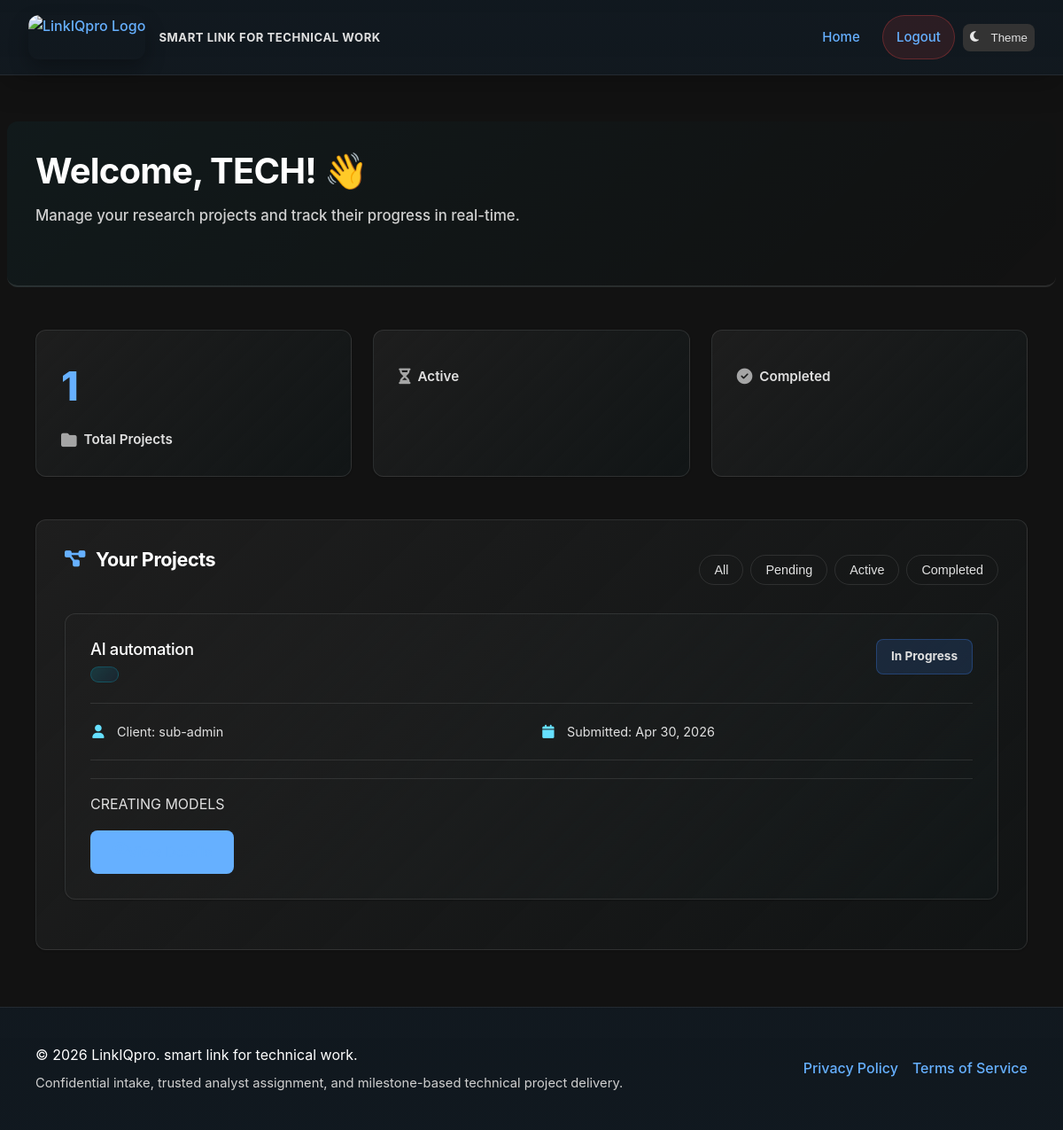
/dashboard/analyst/ (signed in), run on the app's committed database.
### apps/users/models.py (models this page shows, shortened)
class PseudonymousUser(models.Model):
    id = models.UUIDField(primary_key=True, default=uuid.uuid4, editable=False)
    alias = models.CharField(max_length=255, unique=True)
    email = models.EmailField(null=True, blank=True)  # Deprecated - kept for migration
    email_hash = models.CharField(max_length=64, null=True, blank=True, unique=True)
    password_hash = models.CharField(max_length=255, null=True, blank=True)
    magic_token = models.CharField(max_length=255, unique=True, null=True, blank=True)
    magic_token_expires = models.DateTimeField(null=True, blank=True)
    is_admin = models.BooleanField(default=False)
    is_sub_admin = models.BooleanField(default=False)
    is_analyst = models.BooleanField(default=False)
    is_active = models.BooleanField(default=True)
    is_staff = models.BooleanField(default=False)
    is_superuser = models.BooleanField(default=False)
    created_at = models.DateTimeField(auto_now_add=True)
    last_login = models.DateTimeField(null=True, blank=True)
    last_seen = models.DateTimeField(default=timezone.now)
    parent_admin = models.ForeignKey(
        'self',
        on_delete=models.SET_NULL,
        null=True,
        blank=True,
        related_name='managed_users'
    )
    class Meta:
        ordering = ['-created_at']
        db_table = 'core_pseudonymoususer'  # Keep existing table name
    @property
    def is_authenticated(self):
        return True

### apps/projects/models.py (models this page shows, shortened)
class Project(models.Model):
    STATUS_CHOICES = [
        ('submitted', 'Submitted'),
        ('accepted', 'Accepted'),
        ('in_progress', 'In Progress'),
        ('qa', 'QA Review'),
        ('completed', 'Completed'),
        ('rejected', 'Rejected'),
        ('disputed', 'Disputed'),
    ]
    STAGE_CHOICES = [
        ('proposal', 'Proposal'),
        ('data_analysis', 'Data Analysis'),
        ('literature_review', 'Literature Review'),
        ('methodology', 'Methodology'),
        ('full_project', 'Full Project'),
    ]
    SUPPORT_TYPES = [
        ('sample_size', 'Sample Size Calculation'),
        ('analysis_plan', 'Analysis Plan'),
        ('statistical_analysis', 'Statistical Analysis'),
        ('data_cleaning', 'Data Cleaning'),
        ('methodology_review', 'Methodology Review'),
        ('report_writing', 'Report Writing'),
        ('reproducible_notebook', 'Reproducible Notebook'),
        ('other', 'Other'),
    ]
    DEADLINE_RANGE_CHOICES = [
        ('1_5_days', '1 - 5 Days'),
        ('5_10_days', '5 - 10 Days'),
        ('10_20_days', '10 - 20 Days'),
        ('20_30_days', '20 - 30 Days'),
        ('1_2_months', '1 - 2 Months'),
        ('2_3_months', '2 - 3 Months'),
        ('3_plus_months', '3+ Months'),
        ('flexible', 'Flexible / No Rush'),
    ]
    BUDGET_RANGE_CHOICES = [
        ('under_100', 'Under $100'),
        ('100_250', '$100 - $250'),
        ('250_500', '$250 - $500'),
        ('500_1000', '$500 - $1,000'),
        ('1000_2500', '$1,000 - $2,500'),
        ('2500_5000', '$2,500 - $5,000'),
        ('5000_10000', '$5,000 - $10,000'),
        ('10000_plus', '$10,000+'),
        ('discuss', 'Let\'s Discuss'),
    ]
    id = models.UUIDField(primary_key=True, default=uuid.uuid4, editable=False)
    project_id = models.CharField(max_length=20, unique=True, default=generate_project_id)
    client = models.ForeignKey(
        'users.PseudonymousUser',
        on_delete=models.PROTECT,
        related_name='projects'
    )
    tenant_admin = models.ForeignKey(
        'users.PseudonymousUser',
        on_delete=models.SET_NULL,
        null=True,
        blank=True,
        related_name='tenant_projects'
    )
    assigned_analyst = models.ForeignKey(
        'users.PseudonymousUser',
        on_delete=models.SET_NULL,
        null=True, blank=True,
        related_name='assigned_projects'
    )
    title = models.CharField(max_length=500)
    description = models.TextField()
    stage = models.CharField(max_length=20, choices=STAGE_CHOICES)
    support_type = models.CharField(max_length=50, choices=SUPPORT_TYPES)
    research_area = models.CharField(max_length=255)
    sample_size = models.IntegerField(null=True, blank=True)
    preferred_methods = models.TextField(null=True, blank=True)
    deadline = models.DateField(null=True, blank=True)
    deadline_range = models.CharField(
        max_length=20,
        choices=DEADLINE_RANGE_CHOICES,
        null=True,
        blank=True,
        help_text='Expected timeline for project completion'
    )
    budget_range = models.CharField(
        max_length=20,
        choices=BUDGET_RANGE_CHOICES,
        null=True,
        blank=True,
        help_text='Expected budget range for the project'
    )
    attachment = models.FileField(
        upload_to='project_attachments/%Y/%m/%d/',
        null=True,
        blank=True,
        help_text='Optional document with additional project details'
    )
    attachment_filename = models.CharField(max_length=500, null=True, blank=True)
    status = models.CharField(max_length=20, choices=STATUS_CHOICES, default='submitted')
    confirms_lawful_use = models.BooleanField(default=False)
    confirms_data_rights = models.BooleanField(default=False)
    irb_approval_provided = models.BooleanField(default=False)
    total_price = models.DecimalField(max_digits=10, decimal_places=2, default=0)
    sub_admin_fee = models.DecimalField(max_digits=10, decimal_places=2, default=0)
    paid_amount = models.DecimalField(max_digits=10, decimal_places=2, default=0)
    released_amount = models.DecimalField(max_digits=10, decimal_places=2, default=0)
    is_active = models.BooleanField(default=True)
    created_at = models.DateTimeField(auto_now_add=True)
    updated_at = models.DateTimeField(auto_now=True)
    completed_at = models.DateTimeField(null=True, blank=True)
    class Meta:
        ordering = ['-created_at']
        db_table = 'core_project'
        indexes = [
            models.Index(fields=['project_id']),
            models.Index(fields=['client', 'status']),
            models.Index(fields=['status']),
        ]

### apps/users/views.py (the view)
# urls.py: path('dashboard/analyst/', views.analyst_dashboard, name='analyst_dashboard'),
@analyst_required
def analyst_dashboard(request):
    from apps.projects.repositories import ProjectRepository
    projects = ProjectRepository.get_analyst_projects(request.user)
    return render(request, 'core/analyst_dashboard.html', {
        'user': request.user,
        'assigned_projects': projects,
        'projects': projects,
    })

### apps/projects/repositories.py (called while the page is built)
    @staticmethod
    def get_analyst_projects(analyst) -> List[Project]:
        return list(Project.objects.filter(assigned_analyst=analyst, is_active=True).order_by('-created_at'))

### core/context_processors.py (called while the page is built)
def chat_users(request):
    if request.user.is_authenticated:
        admins = PseudonymousUser.objects.filter(is_admin=True, is_active=True)
        return {
            'chat_admins': admins,
        }
    return {}

### templates/core/analyst_dashboard.html (shortened to what this page needs)
{% extends "base.html" %}
{% block content %}
<div class="page-header">
    <h1>Welcome, {{ user.alias }}! 👋</h1>
    <p>Manage your research projects and track their progress in real-time.</p>
</div>
<div class="dashboard-stats">
    <div class="stat-card">
        <div class="stat-card-value">{{ assigned_projects|length }}</div>
        <div class="stat-card-label"><i class="fas fa-folder"></i> Total Projects</div>
    </div>
    <div class="stat-card">
        <div class="stat-card-label"><i class="fas fa-hourglass-half"></i> Active</div>
    </div>
    <div class="stat-card">
        <div class="stat-card-label"><i class="fas fa-check-circle"></i> Completed</div>
    </div>
</div>
<div class="content-card">
    <div style="display: flex; justify-content: space-between; align-items: center; margin-bottom: 1.5rem;">
        <h2><i class="fas fa-project-diagram"></i> Your Projects</h2>
        <div style="display: flex; gap: 0.5rem; flex-wrap: wrap;">
            <button class="filter-btn active" data-filter="all" style="padding: 0.5rem 1rem; border-radius: 2rem; border: 1px solid var(--border-color); background: transparent; color: var(--text-secondary); cursor: pointer; font-size: 0.9rem; transition: all 0.2s;">All</button>
            <button class="filter-btn" data-filter="pending" style="padding: 0.5rem 1rem; border-radius: 2rem; border: 1px solid var(--border-color); background: transparent; color: var(--text-secondary); cursor: pointer; font-size: 0.9rem; transition: all 0.2s;">Pending</button>
            <button class="filter-btn" data-filter="in_progress" style="padding: 0.5rem 1rem; border-radius: 2rem; border: 1px solid var(--border-color); background: transparent; color: var(--text-secondary); cursor: pointer; font-size: 0.9rem; transition: all 0.2s;">Active</button>
            <button class="filter-btn" data-filter="completed" style="padding: 0.5rem 1rem; border-radius: 2rem; border: 1px solid var(--border-color); background: transparent; color: var(--text-secondary); cursor: pointer; font-size: 0.9rem; transition: all 0.2s;">Completed</button>
        </div>
    </div>
    {% if assigned_projects %}
    <div class="activity-timeline">
        {% for project in assigned_projects %}
        <div class="project-card" data-status="{{ project.status }}">
            <div style="display: flex; justify-content: space-between; align-items: flex-start; gap: 1rem;">
                <div style="flex: 1;">
                    <h3 class="project-title" style="margin: 0 0 0.5rem 0; font-size: 1.15rem;">
                        <a href="{% url 'core:analyst_project_detail' project.project_id %}" style="color: var(--text-primary); text-decoration: none;">
                            {{ project.title }}
                        </a>
                    </h3>
                    <span class="badge badge-secondary">{{ project.get_project_type_display }}</span>
                </div>
                <span class="project-status-badge {% if project.status == 'pending' %}pending{% elif project.status == 'in_progress' %}in-progress{% elif project.status == 'completed' %}completed{% else %}on-hold{% endif %}">
                    {{ project.get_status_display }}
                </span>
            </div>
            <div class="project-meta" style="margin-top: 1rem;">
                <div class="project-meta-item">
                    <i class="fas fa-user"></i>
                    <span>Client: {{ project.client.alias }}</span>
                </div>
                <div class="project-meta-item">
                    <i class="fas fa-calendar"></i>
                    <span>Submitted: {{ project.created_at|date:"M d, Y" }}</span>
                </div>
            </div>
            <div style="margin-top: 1rem; padding-top: 1rem; border-top: 1px solid var(--border-color);">
                <p style="color: var(--text-secondary); line-height: 1.6; margin: 0 0 1rem 0;">{{ project.description|truncatewords:30 }}</p>
                <a href="{% url 'core:analyst_project_detail' project.project_id %}" class="btn btn-primary" style="display: inline-flex;">
                    <i class="fas fa-eye"></i> View Details
                </a>
            </div>
        </div>
        {% endfor %}
    </div>
    {% else %}
    <div class="empty-state">
        <i class="fas fa-folder-open"></i>
        <h3 style="font-size: 1.2rem; margin: 1rem 0 0.5rem 0;">No Projects Assigned</h3>
        <p>You don't have any projects assigned yet. New projects will appear here once assigned by your sub-admin.</p>
    </div>
    {% endif %}
</div>
{% endblock %}

### static/main.css (style rules this page uses)
:root { --text-primary: #1a1a1a; --text-secondary: #2c2c2c; --text-muted: #4a4a4a; --bg-primary: #ffffff; --bg-secondary: #f8f9fa; --bg-tertiary: #f1f3f5; --accent-primary: #007bff; --accent-secondary: #00d9ff; --accent-gradient: linear-gradient(135deg, #007bff, #00d9ff); --success: #10b981; --warning: #f59e0b; --error: #ef4444; --info: #3b82f6; --border-color: rgba(0, 0, 0, 0.1); --border-light: rgba(0, 0, 0, 0.05); --shadow-sm: 0 1px 2px rgba(0, 0, 0, 0.05); --shadow-md: 0 4px 6px rgba(0, 0, 0, 0.07); --shadow-lg: 0 10px 15px rgba(0, 0, 0, 0.1); }
body.dark-theme { --text-primary: #ffffff; --text-secondary: #e0e0e0; --text-muted: #b0b0b0; --bg-primary: #121212; --bg-secondary: #1e1e1e; --bg-tertiary: #2a2a2a; --accent-primary: #66b0ff; --accent-secondary: #66e0ff; --accent-gradient: linear-gradient(135deg, #66b0ff, #66e0ff); --success: #34d399; --warning: #fbbf24; --error: #f87171; --info: #60a5fa; --border-color: rgba(255, 255, 255, 0.1); --border-light: rgba(255, 255, 255, 0.05); --shadow-sm: 0 1px 2px rgba(0, 0, 0, 0.2); --shadow-md: 0 4px 6px rgba(0, 0, 0, 0.25); --shadow-lg: 0 10px 15px rgba(0, 0, 0, 0.3); }
body { background-color: var(--bg-primary); color: var(--text-primary); }
p, li, .text-content, .description, span:not(.badge):not(.icon) { color: var(--text-secondary); }
h1, h2, h3, h4, h5, h6 { color: var(--text-primary); }
a { color: var(--accent-primary); }
.btn-primary { background-color: var(--accent-primary); color: white; }
body { background-color: #ffffff; color: #1a1a1a; font-family: system-ui, -apple-system, "Segoe UI", Roboto, "Helvetica Neue", Arial, sans-serif; line-height: 1.6; -webkit-font-smoothing: antialiased; -moz-osx-font-smoothing: grayscale; }
h1, h2, h3, h4, h5, h6 { color: #000000; font-weight: 700; letter-spacing: -0.02em; line-height: 1.2; }
p, li, .text-content, .description { color: #2c2c2c; font-weight: 400; line-height: 1.7; }
a { color: #0056b3; text-decoration: underline; font-weight: 500; transition: color 0.2s ease; }
button, .btn, input, textarea, select { color: #1a1a1a; font-weight: 500; }
::placeholder { color: #6c6c6c !important; opacity: 1; }
body.dark-theme { background-color: #121212; color: #e8e8e8; }
body.dark-theme h1, body.dark-theme h2, body.dark-theme h3, body.dark-theme h4, body.dark-theme h5, body.dark-theme h6 { color: #ffffff; }
body.dark-theme p, body.dark-theme li, body.dark-theme .text-content, body.dark-theme .description { color: #d0d0d0; }
body.dark-theme a { color: #66b0ff; }
body.dark-theme ::placeholder { color: #8a8a8a !important; }
body.dark-theme button:not(.theme-toggle-button) { background-color: #333333; color: #e8e8e8; border-color: #555555; }
html { scroll-behavior: smooth; }

### templates/base.html (style rules this page uses)
* { margin: 0; padding: 0; box-sizing: border-box; }
:root { --bg-primary: #0f0f0f; --bg-secondary: #1a1a1a; --bg-tertiary: #2a2a2a; --text-primary: #ffffff; --text-secondary: #b0b0b0; --accent-primary: #00d9ff; --accent-secondary: #0099cc; --border-color: #333333; --mobile-nav-width: 260px; --success: #10b981; --error: #ef4444; --warning: #f59e0b; }
body { font-family: -apple-system, BlinkMacSystemFont, 'Segoe UI', Roboto, Oxygen, Ubuntu, Cantarell, sans-serif; background-color: var(--bg-primary); color: var(--text-primary); line-height: 1.6; }
.btn { padding: 0.75rem 1.5rem; border: none; border-radius: 0.5rem; cursor: pointer; font-size: 1rem; transition: all 0.3s; text-decoration: none; display: inline-block; }
.btn-primary { background-color: var(--accent-primary); color: var(--bg-primary); font-weight: 600; }

### templates/core/analyst_dashboard.html (style rules this page uses)
.filter-btn { transition: all 0.2s ease; }
.filter-btn.active { background: var(--accent-primary); border-color: var(--accent-primary); color: white; }
.project-card { transition: all 0.3s ease; }
.project-card a { text-decoration: none; transition: color 0.2s ease; }

### data on the page
PseudonymousUser: alias "TECH"
Project: title "AI automation", status "In Progress", client.alias "sub-admin", created_at "Apr 30, 2026", description "CREATING MODELS"

### other printed values
{{ assigned_projects|length }} "1"
